Frame 1 (no input): blank canvas, image omitted
Frame 60 (no input): blank canvas, image omitted
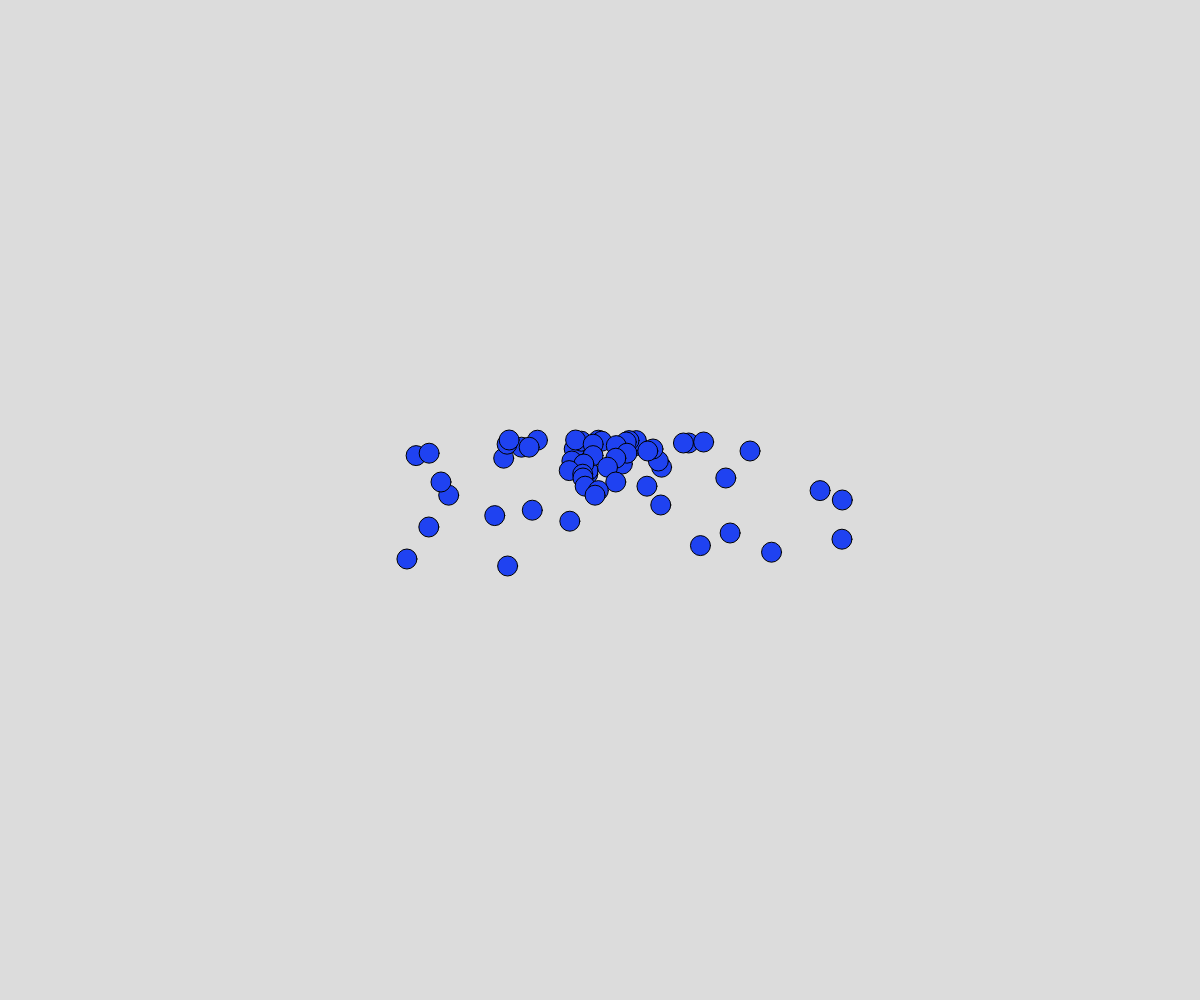
Frame 120 (the mouse pressed at the canvas centre since frame 60)

The p5.js sketch whose frames 1 and 60 were blank and that drew this single picture after the mouse press (run headless with seeded random() and noise() and a simulated clock; from frame 60 on, the mouse is pressed at the canvas centre):

// p5.js sketch
// ── sketch.js
// Project Title
// Your Name
// Date
//
// Extra for Experts:
// - describe what you did to take this project "above and beyond"

let objects = [];

function setup() {
  createCanvas(windowWidth, windowHeight);
}

function draw() {
  background(220);

  if(mouseIsPressed){
    objects.push(new Ball(mouseX, mouseY));
  }

  for (let o of objects){
    // if(keyIsDown(32)){
    o.move();
    // }
    // o.calcMouse();
    o.display();
  }
}

class Ball{
  constructor(x,y){
    this.c = fill(random(255, 0), random(255, 0), random(255, 0));
    this.pos = createVector(x,y);
    this.vel = createVector(random(-5, 5), -5);
    this.grav = createVector(0, 0.2);
  }

  calcMouse(){
    this.grav = createVector(mouseX, mouseY);
    this.grav.sub(this.pos);
    this.grav.normalize();
    this.grav.mult(4);
  }

  move(){
    this.vel.add(this.grav);
    this.vel.limit(20);
    this.pos.add(this.vel);

    if(this.pos.x < 0 || this.pos.x > width){
      this.vel.x *= -1;
    }

    if(this.posY > height){
      this.vel.y *= -1;
    }
  }

  display(){
    circle(this.pos.x, this.pos.y, 20);

    if (false){
      stroke(255, 0, 0);
      line(0, 0, this.pos.x, this.pos.y);

      let endX = this.pos.x + this.vel.x;
      let endY = this.pos.y + this.vel.y;
      
      stroke(0, 0, 255);
      line(this.pos.x, this.pos.y);
      line(endX, endY, endX + this.grav.x, endY + this.grav.y);
    }
  }
}
